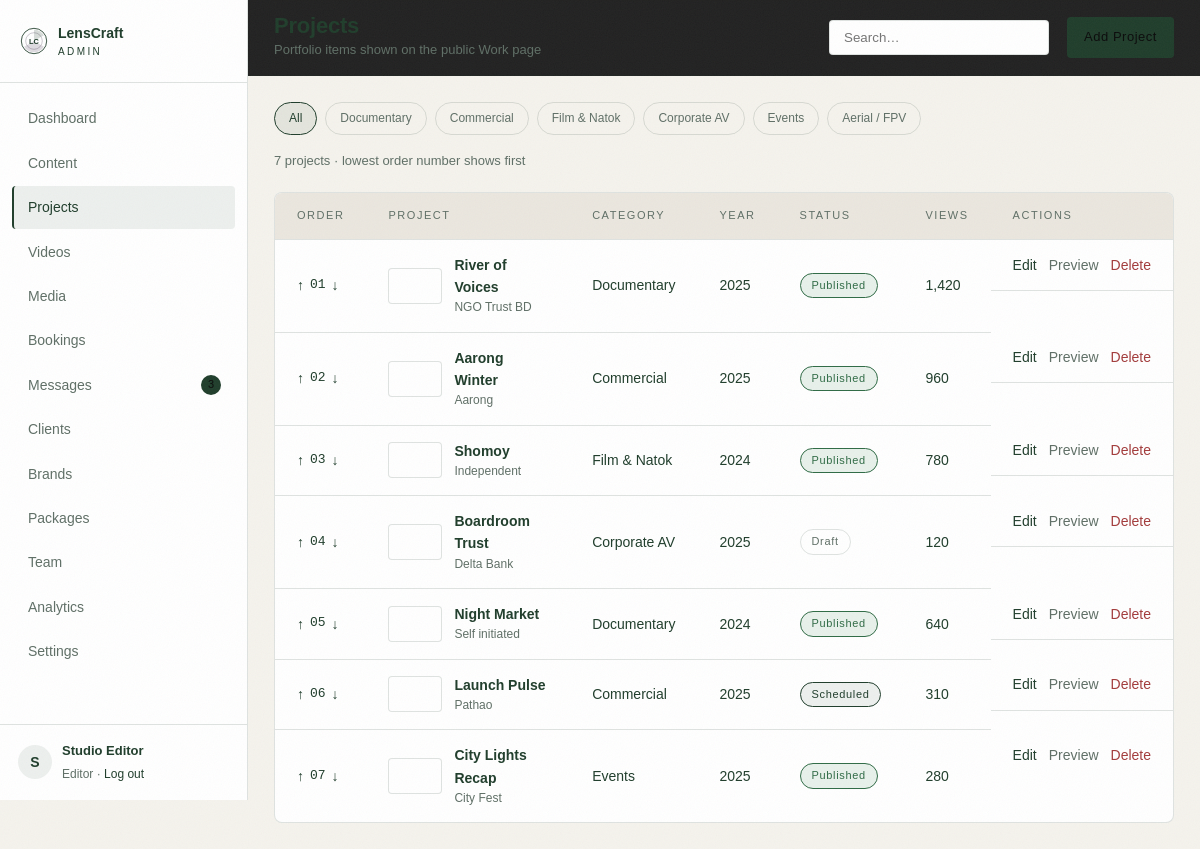
The app's page /admin/projects (signed in) with its own data.
### tables this page shows
CREATE TABLE IF NOT EXISTS users (
  id            INT UNSIGNED NOT NULL AUTO_INCREMENT,
  name          VARCHAR(120) NOT NULL,
  email         VARCHAR(160) NOT NULL,
  password_hash VARCHAR(255) NOT NULL,
  role          ENUM('owner','editor') NOT NULL DEFAULT 'editor',
  phone         VARCHAR(40)  NULL,
  last_login_at DATETIME     NULL,
  created_at    DATETIME     NOT NULL DEFAULT CURRENT_TIMESTAMP,
  PRIMARY KEY (id),
  UNIQUE KEY uniq_users_email (email)
);

CREATE TABLE IF NOT EXISTS projects (
  id               INT UNSIGNED NOT NULL AUTO_INCREMENT,
  title            VARCHAR(180) NOT NULL,
  slug             VARCHAR(200) NOT NULL,
  category         VARCHAR(60)  NOT NULL DEFAULT 'Documentary',
  client_name      VARCHAR(160) NULL,
  year             SMALLINT UNSIGNED NULL,
  summary          VARCHAR(255) NULL,
  description      TEXT         NULL,
  hero_video_url   VARCHAR(255) NULL,
  video_id         INT UNSIGNED NULL,
  cover_media_id   INT UNSIGNED NULL,
  status           ENUM('draft','scheduled','published') NOT NULL DEFAULT 'draft',
  show_on_homepage TINYINT(1)   NOT NULL DEFAULT 0,
  featured_in_reel TINYINT(1)   NOT NULL DEFAULT 0,
  sort_order       INT          NOT NULL DEFAULT 0,
  meta_title       VARCHAR(180) NULL,
  meta_description VARCHAR(255) NULL,
  views            INT UNSIGNED NOT NULL DEFAULT 0,
  created_at       DATETIME     NOT NULL DEFAULT CURRENT_TIMESTAMP,
  updated_at       DATETIME     NOT NULL DEFAULT CURRENT_TIMESTAMP,
  PRIMARY KEY (id),
  UNIQUE KEY uniq_project_slug (slug),
  KEY idx_project_status (status),
  KEY idx_project_category (category)
);

CREATE TABLE IF NOT EXISTS media (
  id         INT UNSIGNED NOT NULL AUTO_INCREMENT,
  title      VARCHAR(160) NULL,
  alt        VARCHAR(200) NULL,
  filename   VARCHAR(200) NOT NULL,
  path       VARCHAR(255) NOT NULL,
  mime       VARCHAR(100) NOT NULL,
  type       ENUM('image','video','doc') NOT NULL DEFAULT 'image',
  width      INT UNSIGNED NOT NULL DEFAULT 0,
  height     INT UNSIGNED NOT NULL DEFAULT 0,
  size_bytes BIGINT UNSIGNED NOT NULL DEFAULT 0,
  created_at DATETIME NOT NULL DEFAULT CURRENT_TIMESTAMP,
  PRIMARY KEY (id),
  KEY idx_media_type (type)
);

### app/Controllers/Controller.php (called while the page is built, shortened)
<?php
abstract class Controller
{
    protected function admin(string $template, array $data = []): void
    {
        $data['user'] = Auth::user();
        $data['settings'] = Settings::all();
        render($template, $data, 'admin');
    }
}

### app/Controllers/Admin/ProjectController.php (called while the page is built, shortened)
<?php
class ProjectController extends Controller
{
    public function index(): void
    {
        $category = (string) request('category', '');
        $search = (string) request('q', '');
        $this->admin('admin.projects.index', [
            'pageTitle'    => 'Projects',
            'pageSubtitle' => 'Portfolio items shown on the public Work page',
            'actionLabel'  => 'Add Project',
            'actionUrl'    => url('/admin/projects/create'),
            'activeNav'    => 'projects',
            'projects'     => Project::filtered($category, '', $search),
            'categories'   => Project::CATEGORIES,
            'active'       => $category,
            'search'       => $search,
        ]);
    }
}

### public/index.php (called while the page is built, shortened)
<?php
require __DIR__ . '/../app/bootstrap.php';
$router = new Router();
$path = parse_url($_SERVER['REQUEST_URI'] ?? '/', PHP_URL_PATH) ?: '/';
try {
    $router->dispatch($_SERVER['REQUEST_METHOD'] ?? 'GET', $path);
} catch (Throwable $e) {
    if (config('app_debug')) {
        http_response_code(500);
        echo '<pre style="background:#0B0B0B;color:#F5F5F5;padding:24px;font:13px/1.6 monospace">';
        echo e($e->getMessage()) . "\n\n" . e($e->getTraceAsString());
        echo '</pre>';
        exit;
    }
    error_log($e->getMessage());
    http_response_code(500);
    echo view('site.500', [], 'site');
}

### app/config.php (called while the page is built)
<?php
return array_merge([
    'app_name'    => 'LensCraft Production',
    'app_env'     => 'local',
    'app_debug'   => true,
    'base_url'    => '',
    'db' => [
        'host'    => '127.0.0.1',
        'port'    => 3306,
        'name'    => 'lenscraft',
        'user'    => 'root',
        'pass'    => '',
        'charset' => 'utf8mb4',
    ],
    'uploads' => [
        'video_dir'   => __DIR__ . '/../public/uploads/videos',
        'image_dir'   => __DIR__ . '/../public/uploads/images',
        'thumb_dir'   => __DIR__ . '/../public/uploads/thumbs',
        'temp_dir'    => __DIR__ . '/../storage/temp',
        'max_video'   => 2 * 1024 * 1024 * 1024,
        'max_image'   => 12 * 1024 * 1024,
        'chunk_size'  => 4 * 1024 * 1024,
        'video_types' => ['video/mp4', 'video/quicktime', 'video/x-matroska', 'video/webm'],
        'image_types' => ['image/jpeg', 'image/png', 'image/webp', 'image/gif', 'image/svg+xml'],
        'doc_types'   => ['application/pdf', 'text/plain'],
    ],
    'session_name' => 'lenscraft_admin',
    'timezone'     => 'Asia/Dhaka',
], file_exists(__DIR__ . '/config.local.php') ? require __DIR__ . '/config.local.php' : []);

### app/Support/Database.php (called while the page is built, shortened)
<?php
class Database
{
    private static ?PDO $pdo = null;
    public static function pdo(): PDO
    {
        if (self::$pdo instanceof PDO) {
            return self::$pdo;
        }
        $cfg = config('db');
        $dsn = sprintf('mysql:host=%s;port=%d;dbname=%s;charset=%s', $cfg['host'], $cfg['port'], $cfg['name'], $cfg['charset']);
        try {
            self::$pdo = new PDO($dsn, $cfg['user'], $cfg['pass'], [
                PDO::ATTR_ERRMODE            => PDO::ERRMODE_EXCEPTION,
                PDO::ATTR_DEFAULT_FETCH_MODE => PDO::FETCH_ASSOC,
                PDO::ATTR_EMULATE_PREPARES   => false,
            ]);
        } catch (PDOException $e) {
            throw new RuntimeException(
                'Database connection failed. Start MySQL in XAMPP and import database/schema.sql. (' . $e->getMessage() . ')',
                0,
                $e
            );
        }
        return self::$pdo;
    }
    public static function run(string $sql, array $params = []): PDOStatement
    {
        $stmt = self::pdo()->prepare($sql);
        $stmt->execute($params);
        return $stmt;
    }
    public static function all(string $sql, array $params = []): array
    {
        return self::run($sql, $params)->fetchAll();
    }
    public static function first(string $sql, array $params = []): ?array
    {
        $row = self::run($sql, $params)->fetch();
        return $row === false ? null : $row;
    }
    public static function value(string $sql, array $params = [], mixed $default = null): mixed
    {
        $value = self::run($sql, $params)->fetchColumn();
        return $value === false ? $default : $value;
    }
}

### app/Models/Project.php (called while the page is built, shortened)
<?php
class Project
{
    public static function filtered(string $category = '', string $status = '', string $search = ''): array
    {
        $sql = 'SELECT p.*, m.path AS cover_path FROM projects p LEFT JOIN media m ON m.id = p.cover_media_id WHERE 1 = 1';
        $params = [];
        $sql .= ' ORDER BY p.sort_order ASC, p.id DESC';
        return Database::all($sql, $params);
    }
}

### app/bootstrap.php (called while the page is built, shortened)
<?php
require __DIR__ . '/helpers.php';
spl_autoload_register(static function (string $class): void {
    $relative = str_replace('\\', DIRECTORY_SEPARATOR, substr($class, 4));
    $file = __DIR__ . DIRECTORY_SEPARATOR . $relative . '.php';
});

### app/Models/Message.php (called while the page is built, shortened)
<?php
class Message
{
    public static function unreadCount(): int
    {
        return (int) Database::value('SELECT COUNT(*) FROM messages WHERE status = "unread"', [], 0);
    }
}

### app/Support/Auth.php (called while the page is built, shortened)
<?php
class Auth
{
    public static function user(): ?array
    {
        static $cached = null;
        if ($cached === null) {
            $cached = Database::first('SELECT * FROM users WHERE id = ? LIMIT 1', [$_SESSION['user_id']]);
        }
        return $cached;
    }
}

### app/Views/admin/projects/index.php (the view, shortened to what this page needs)
<div class="toolbar">
    <div class="chips">
        <a class="chip <?= $active === '' ? 'is-active' : '' ?>" href="<?= url('/admin/projects') ?>">All</a>
        <?php foreach ($categories as $category): ?>
            <a class="chip <?= $active === $category ? 'is-active' : '' ?>" href="<?= url('/admin/projects') ?>?category=<?= urlencode($category) ?>">
                <?= e($category) ?>
            </a>
        <?php endforeach; ?>
    </div>
    <span class="muted"><?= count($projects) ?> projects · lowest order number shows first</span>
</div>
<article class="card card--flush">
    <table class="table table--wide">
        <thead>
        <tr><th>Order</th><th>Project</th><th>Category</th><th>Year</th><th>Status</th><th>Views</th><th class="right">Actions</th></tr>
        </thead>
        <tbody>
        <?php foreach ($projects as $project): ?>
            <tr>
                <td>
                    <div class="order-controls">
                        <form method="post" action="<?= url('/admin/projects/' . $project['id'] . '/move') ?>">
                            <button class="link" type="submit" title="Move up">↑</button>
                        </form>
                        <span class="mono"><?= str_pad((string) $project['sort_order'], 2, '0', STR_PAD_LEFT) ?></span>
                        <form method="post" action="<?= url('/admin/projects/' . $project['id'] . '/move') ?>">
                            <button class="link" type="submit" title="Move down">↓</button>
                        </form>
                    </div>
                </td>
                <td>
                    <div class="cell-media">
                        <span class="thumb" <?= $project['cover_path'] ? 'style="background-image:url(' . e(uploaded($project['cover_path'])) . ')"' : '' ?>></span>
                        <div>
                            <strong><?= e($project['title']) ?></strong>
                            <small><?= e($project['client_name'] ?: 'No client set') ?></small>
                        </div>
                    </div>
                </td>
                <td><?= e($project['category']) ?></td>
                <td><?= e((string) $project['year']) ?></td>
                <td><span class="badge badge--<?= e(status_tone($project['status'])) ?>"><?= e(ucfirst($project['status'])) ?></span></td>
                <td><?= number_format((int) $project['views']) ?></td>
                <td class="right actions">
                    <a class="link" href="<?= url('/admin/projects/' . $project['id'] . '/edit') ?>">Edit</a>
                    <a class="link link--muted" href="<?= url('/work/' . $project['slug']) ?>" target="_blank" rel="noopener">Preview</a>
                    <form method="post" action="<?= url('/admin/projects/' . $project['id'] . '/delete') ?>" data-confirm="Delete this project?">
                        <button class="link link--danger" type="submit">Delete</button>
                    </form>
                </td>
            </tr>
        <?php endforeach; ?>
        </tbody>
    </table>
</article>

### app/Support/Router.php (shortened to what this page needs)
<?php
class Router
{
    private array $routes = ['GET' => [], 'POST' => []];
    private function add(string $method, string $path, callable|string $handler): void
    {
        $params = [];
        $pattern = preg_replace_callback('~\{(\w+)\}~', static function (array $m) use (&$params): string {
            $params[] = $m[1];
            return '([^/]+)';
        }, '/' . trim($path, '/'));
        $this->routes[$method][] = [
            'pattern' => '~^' . rtrim((string) $pattern, '/') . '/?$~',
            'handler' => $handler,
            'params'  => $params,
        ];
    }
    public function dispatch(string $method, string $path): void
    {
        $path = '/' . trim($path, '/');
        $method = $method === 'POST' ? 'POST' : 'GET';
        foreach ($this->routes[$method] as $route) {
            if (preg_match($route['pattern'], $path, $matches)) {
                array_shift($matches);
                $this->call($route['handler'], $matches);
                return;
            }
        }
    }
    private function call(callable|string $handler, array $args): void
    {
        if (is_string($handler)) {
            [$class, $method] = explode('@', $handler);
            $controller = new $class();
            $controller->{$method}(...$args);
            return;
        }
    }
}

### app/Views/layouts/admin.php (shortened to what this page needs)
<?php
$user = $user ?? [];
$activeNav = $activeNav ?? '';
$unread = Message::unreadCount();
$navItems = [
    ['key' => 'dashboard', 'label' => 'Dashboard', 'url' => url('/admin')],
    ['key' => 'content',   'label' => 'Content',   'url' => url('/admin/content')],
    ['key' => 'projects',  'label' => 'Projects',  'url' => url('/admin/projects')],
    ['key' => 'videos',    'label' => 'Videos',    'url' => url('/admin/videos')],
    ['key' => 'media',     'label' => 'Media',     'url' => url('/admin/media')],
    ['key' => 'bookings',  'label' => 'Bookings',  'url' => url('/admin/bookings')],
    ['key' => 'messages',  'label' => 'Messages',  'url' => url('/admin/messages'), 'badge' => $unread],
    ['key' => 'clients',   'label' => 'Clients',   'url' => url('/admin/clients')],
    ['key' => 'brands',    'label' => 'Brands',    'url' => url('/admin/brands')],
    ['key' => 'packages',  'label' => 'Packages',  'url' => url('/admin/packages')],
    ['key' => 'team',      'label' => 'Team',      'url' => url('/admin/team')],
    ['key' => 'analytics', 'label' => 'Analytics', 'url' => url('/admin/analytics')],
    ['key' => 'settings',  'label' => 'Settings',  'url' => url('/admin/settings')],
];
?>
<!doctype html>
<html lang="en">
<head>
    <link rel="stylesheet" href="<?= asset('css/site.css') ?>">
    <link rel="stylesheet" href="<?= asset('css/admin.css') ?>">
</head>
<body class="admin">
<aside class="sidebar" id="sidebar">
    <a class="sidebar__brand" href="<?= url('/admin') ?>">
        <img src="<?= asset('img/logo.svg') ?>" alt="" width="28" height="28">
        <span>LensCraft<small>ADMIN</small></span>
    </a>
    <nav class="sidebar__nav">
        <?php foreach ($navItems as $item): ?>
            <a href="<?= $item['url'] ?>" class="<?= $activeNav === $item['key'] ? 'is-active' : '' ?>">
                <?= e($item['label']) ?>
                <?php if (!empty($item['badge'])): ?><i class="dot"><?= (int) $item['badge'] ?></i><?php endif; ?>
            </a>
        <?php endforeach; ?>
    </nav>
    <div class="sidebar__user">
        <span class="avatar"><?= e(mb_substr($user['name'] ?? 'A', 0, 1)) ?></span>
        <div>
            <strong><?= e($user['name'] ?? 'Admin') ?></strong>
            <small><?= e(ucfirst($user['role'] ?? 'editor')) ?> · <a href="<?= url('/admin/logout') ?>">Log out</a></small>
        </div>
    </div>
</aside>
<div class="main">
    <header class="topbar">
        <div class="topbar__title">
            <h1><?= e($pageTitle ?? 'Dashboard') ?></h1>
            <p><?= e($pageSubtitle ?? '') ?></p>
        </div>
        <form class="topbar__search" method="get" action="<?= e(strtok($_SERVER['REQUEST_URI'] ?? url('/admin'), '?')) ?>">
            <input type="search" name="q" value="<?= e((string) request('q', '')) ?>" placeholder="Search…">
        </form>
        <?php if (!empty($actionLabel)): ?>
            <a class="btn btn--primary btn--sm" href="<?= e($actionUrl ?? '#') ?>"><?= e($actionLabel) ?></a>
        <?php endif; ?>
    </header>
    <div class="content">
        <?= $content ?>
    </div>
</div>
</body>
</html>

### records on screen
users: name "S", name "Studio Editor", role "Editor"
projects: sort_order "01", title "River of Voices", client_name "NGO Trust BD", category "Documentary", year "2025", status "Published", views "1,420"
projects: sort_order "02", title "Aarong Winter", client_name "Aarong", category "Commercial", year "2025", status "Published", views "960"
projects: sort_order "03", title "Shomoy", client_name "Independent", category "Film & Natok", year "2024", status "Published", views "780"
projects: sort_order "04", title "Boardroom Trust", client_name "Delta Bank", category "Corporate AV", year "2025", status "Draft", views "120"
projects: sort_order "05", title "Night Market", client_name "Self initiated", category "Documentary", year "2024", status "Published", views "640"
projects: sort_order "06", title "Launch Pulse", client_name "Pathao", category "Commercial", year "2025", status "Scheduled", views "310"
projects: sort_order "07", title "City Lights Recap", client_name "City Fest", category "Events", year "2025", status "Published", views "280"

### other values on screen
$item['label'] "Dashboard"
$item['label'] "Content"
$item['label'] "Projects"
$item['label'] "Videos"
$item['label'] "Media"
$item['label'] "Bookings"
$item['label'] "Messages"
$item['badge'] "3"
$item['label'] "Clients"
$item['label'] "Brands"
$item['label'] "Packages"
$item['label'] "Team"
$item['label'] "Analytics"
$item['label'] "Settings"
$category "Documentary"
